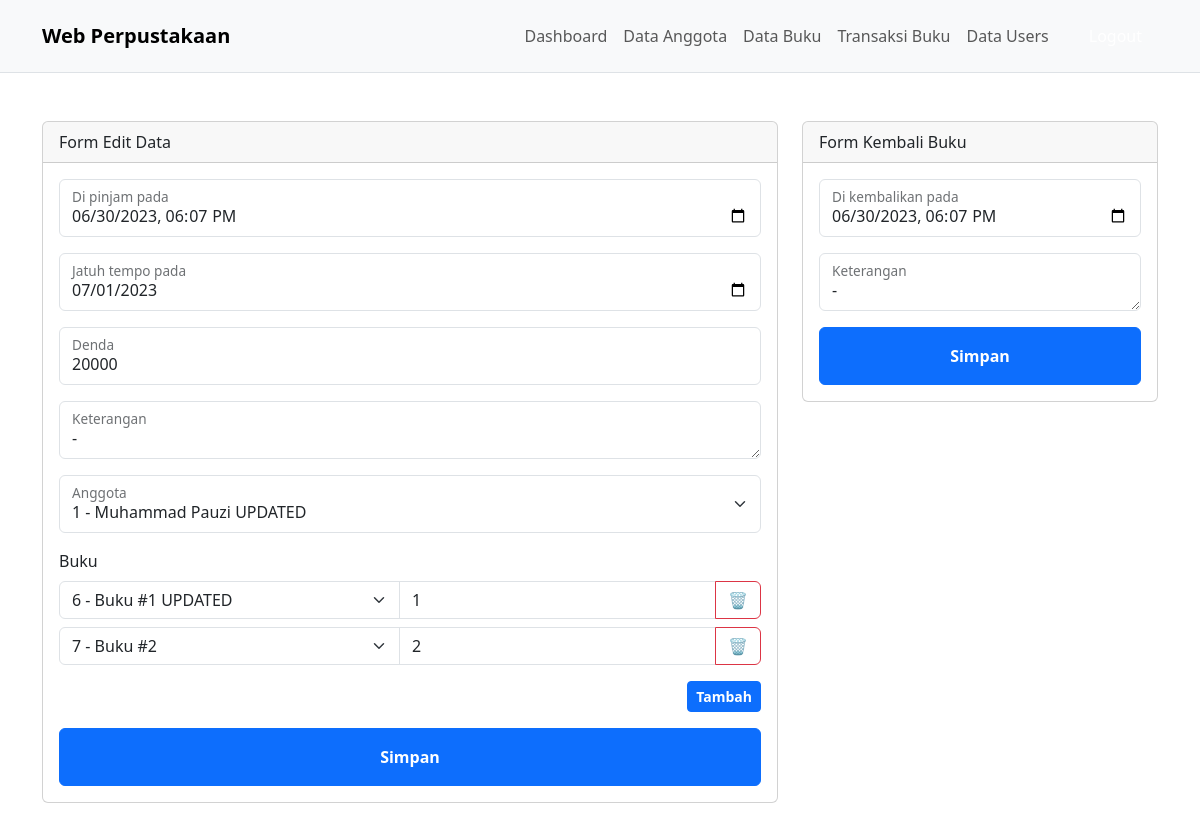
Screenshot of /transaksi_edit.php?id=1 (signed in) with the database file from the repository.
### tables this page shows
CREATE TABLE `transaksi_peminjaman` (
  `id` int NOT NULL AUTO_INCREMENT,
  `kode` char(20) NOT NULL,
  `dipinjam_pada` datetime NOT NULL,
  `jatuh_tempo_pada` date NOT NULL,
  `dikembalikan_pada` datetime DEFAULT NULL,
  `denda` bigint NOT NULL DEFAULT '0',
  `keterangan` varchar(2000) DEFAULT NULL,
  `operator_id` int NOT NULL,
  `anggota_id` int NOT NULL,
  PRIMARY KEY (`id`),
  UNIQUE KEY `kode` (`kode`),
  KEY `anggota_id` (`anggota_id`) USING BTREE,
  KEY `operator_id` (`operator_id`) USING BTREE
);

CREATE TABLE `anggota` (
  `id` int NOT NULL AUTO_INCREMENT,
  `kode` char(5) NOT NULL,
  `nama` varchar(128) NOT NULL,
  `alamat` varchar(128) NOT NULL,
  `no_hp` char(20) NOT NULL,
  PRIMARY KEY (`id`),
  UNIQUE KEY `kode` (`kode`)
);

CREATE TABLE `buku_transaksi_peminjaman` (
  `id` int NOT NULL AUTO_INCREMENT,
  `buku_id` int NOT NULL,
  `transaksi_peminjaman_id` int NOT NULL,
  `jml_buku` int NOT NULL,
  PRIMARY KEY (`id`),
  KEY `buku_id` (`buku_id`) USING BTREE,
  KEY `transaksi_peminjaman_id` (`transaksi_peminjaman_id`) USING BTREE
);

CREATE TABLE `buku` (
  `id` int NOT NULL AUTO_INCREMENT,
  `judul` varchar(128) NOT NULL,
  `penulis` varchar(50) NOT NULL,
  `penerbit` varchar(50) NOT NULL,
  `cover` varchar(256) NOT NULL,
  `keterangan` varchar(500) DEFAULT NULL,
  PRIMARY KEY (`id`)
);

### mysql.php (called while the page is built, shortened)
<?php
$servername = "localhost";
$username = "root";
$password = "";
$dbname = "db_perpustakaan";
$conn = mysqli_connect($servername, $username, $password, $dbname);
function getConn()
{
    global $conn;
    return $conn;
}

### global.php (called while the page is built, shortened)
<?php
function query($sql)
{
    return getConn()->query($sql);
}

### transaksi_edit.php (the view, shortened to what this page needs)
<?php
require 'mysql.php';
require 'global.php';
require 'templates/dashboard/header.php';
require 'templates/dashboard/navbar.php';
$id = $_GET['id'];
$transaksiPeminjaman = query("SELECT id, dipinjam_pada, denda, jatuh_tempo_pada, dikembalikan_pada, keterangan, anggota_id, operator_id FROM transaksi_peminjaman WHERE id='$id' LIMIT 1");
$transaksiPeminjamanData = $transaksiPeminjaman->fetch_assoc();
$bukuTransaksiPeminjaman = query("SELECT id, buku_id, transaksi_peminjaman_id, jml_buku FROM buku_transaksi_peminjaman WHERE transaksi_peminjaman_id='$id'");
$bukuTransaksiPeminjamanData = $bukuTransaksiPeminjaman->fetch_all(MYSQLI_ASSOC);
$sql = "SELECT * FROM buku ORDER BY id";
$buku = query($sql)->fetch_all(MYSQLI_ASSOC);
$sql = "SELECT * FROM anggota ORDER BY id";
$anggota = query($sql)->fetch_all(MYSQLI_ASSOC);
?>
<div class="container py-5">
    <div class="row">
        <div class="col-md-8">
            <div class="card">
                <div class="card-header">
                    Form Edit Data
                </div>
                <div class="card-body">
                    <form action="" method="POST">
                        <div class="form-floating mb-3">
                            <input type="datetime-local" class="form-control" id="dipinjam_pada" name="dipinjam_pada" placeholder="-" value="<?= $_POST['dipinjam_pada'] ?? $transaksiPeminjamanData['dipinjam_pada']; ?>">
                            <label for="dipinjam_pada">Di pinjam pada</label>
                        </div>
                        <div class="form-floating mb-3">
                            <input type="date" class="form-control" id="jatuh_tempo_pada" name="jatuh_tempo_pada" placeholder="-" value="<?= $_POST['jatuh_tempo_pada'] ?? $transaksiPeminjamanData['jatuh_tempo_pada']; ?>">
                            <label for="jatuh_tempo_pada">Jatuh tempo pada</label>
                        </div>
                        <div class="form-floating mb-3">
                            <input type="number" class="form-control" id="denda" name="denda" placeholder="-" value="<?= $_POST['denda'] ?? $transaksiPeminjamanData['denda']; ?>">
                            <label for="denda">Denda</label>
                        </div>
                        <div class="form-floating mb-3">
                            <textarea rows="4" class="form-control" id="keterangan" name="keterangan" placeholder="-"><?= $_POST['keterangan'] ?? $transaksiPeminjamanData['keterangan']; ?></textarea>
                            <label for="keterangan">Keterangan</label>
                        </div>
                        <div class="form-floating mb-3">
                            <select class="form-select" aria-label="Default select example" name="anggota_id">
                                <?php foreach ($anggota as $ang) : ?>
                                    <option value="<?= $ang['id'] ?>" <?= $ang['id'] == $transaksiPeminjamanData['anggota_id'] ? 'selected' : '' ?>><?= $ang['id'] . ' - ' . $ang['nama']; ?></option>
                                <?php endforeach; ?>
                            </select>
                            <label for="anggota_id">Anggota</label>
                        </div>
                        <div class="mb-3">
                            <label for="buku_id" class="form-label">Buku</label>
                            <div id="item-group">
                                <?php foreach ($bukuTransaksiPeminjamanData as $btp) : ?>
                                    <div class="input-group mb-2">
                                        <select class="form-select" aria-label="Default select example" name="buku_ids[id][]">
                                            <?php foreach ($buku as $bk) : ?>
                                                <option value="<?= $bk['id'] ?>" <?= $btp['buku_id'] == $bk['id'] ? 'selected' : '' ?>><?= $bk['id'] . ' - ' . $bk['judul']; ?></option>
                                            <?php endforeach; ?>
                                        </select>
                                        <input type="number" class="form-control" placeholder="Jumlah buku" value="<?= $btp['jml_buku'] ?>" min="1" name="buku_ids[jml_buku][]" />
                                        <button class="btn btn-outline-danger fw-bold remove-item-group-btn" type="button">🗑</button>
                                    </div>
                                <?php endforeach; ?>
                            </div>
                            <div class="d-flex align-items-center justify-content-end">
                                <button class="btn btn-primary btn-sm fw-bold mt-2" id="add-item-group-btn" type="button">Tambah</button>
                            </div>
                        </div>
                        <button name="update" class="btn btn-primary d-block mt-3 w-100 py-3 d-block fw-bold">Simpan</button>
                    </form>
                </div>
            </div>
        </div>
        <div class="col-md-4">
            <div class="card">
                <div class="card-header">
                    Form Kembali Buku
                </div>
                <div class="card-body">
                    <form action="" method="POST">
                        <div class="form-floating mb-3">
                            <input type="datetime-local" class="form-control" id="dikembalikan_pada" name="dikembalikan_pada" placeholder="-" value="<?= $_POST['dikembalikan_pada'] ?? $transaksiPeminjamanData['dikembalikan_pada']; ?>">
                            <label for="dikembalikan_pada">Di kembalikan pada</label>
                        </div>
                        <div class="form-floating mb-3">
                            <textarea rows="4" class="form-control" id="keterangan" name="keterangan" placeholder="-"><?= $_POST['keterangan'] ?? $transaksiPeminjamanData['keterangan']; ?></textarea>
                            <label for="keterangan">Keterangan</label>
                        </div>
                        <button name="kembali_buku" class="btn btn-primary d-block mt-3 w-100 py-3 d-block fw-bold">Simpan</button>
                    </form>
                </div>
            </div>
        </div>
    </div>
</div>
<?php
require 'templates/dashboard/footer.php';
?>

### rows the page displays
transaksi_peminjaman: dipinjam_pada "06/30/2023 18:07", jatuh_tempo_pada "07/01/2023", denda "20000", keterangan "-", anggota_id "1 - Muhammad Pauzi UPDATED", dikembalikan_pada "06/30/2023 18:07"
buku_transaksi_peminjaman: buku "6 - Buku #1 UPDATED", jml_buku "1"
buku_transaksi_peminjaman: buku "7 - Buku #2", jml_buku "2"
